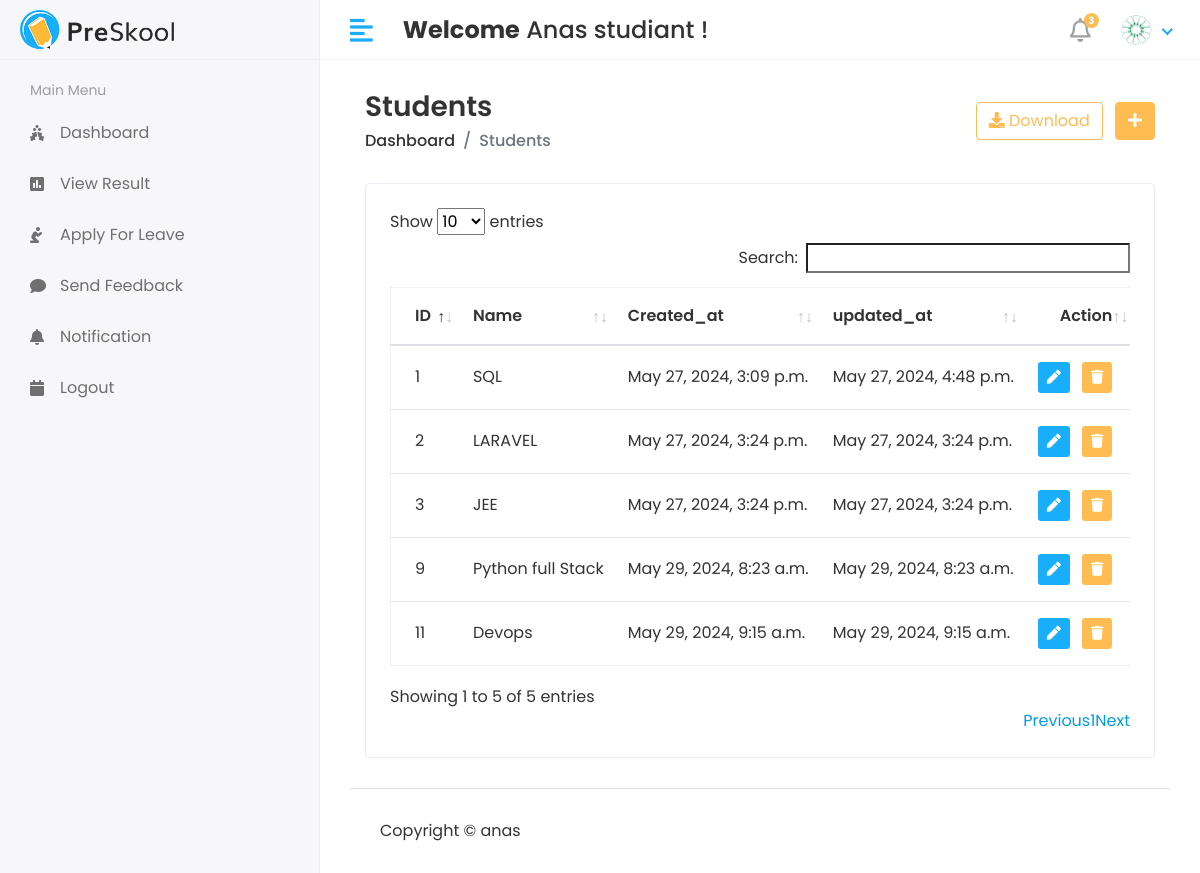
/Hod/Course/View (signed in), run on the app's committed database.
### app/models.py (models this page shows, shortened)
class CustomUser(AbstractUser):
    USER = (
        (1,'HOD'),
        (2,'STAFF'),
        (3,'STUDENT'),
    )
    user_type = models.CharField(choices=USER,max_length=50,default=1)
    profile_pic = models.ImageField(upload_to='media/profile_pic')

class Course(models.Model):
    name = models.CharField(max_length=100)
    created_at = models.DateTimeField(auto_now_add=True)
    updated_at = models.DateTimeField(auto_now=True)

### student_management_system/Hod_Views.py (the view)
# urls.py: path('Hod/Course/View',Hod_Views.VIEW_COURSE,name='view_course'),
@login_required(login_url='/')
def VIEW_COURSE(request):
    course = Course.objects.all()
    context = {
        'course':course,
    }
    return render(request,'Hod/view_course.html',context)

### templates/Hod/view_course.html (shortened to what this page needs)
{% extends 'base.html' %}
{% block content %}
{% load static %}
<div class="content container-fluid">
   <div class="page-header">
      <div class="row align-items-center">
         <div class="col">
            <h3 class="page-title">Students</h3>
            <ul class="breadcrumb">
               <li class="breadcrumb-item"><a href="index.html">Dashboard</a></li>
               <li class="breadcrumb-item active">Students</li>
            </ul>
         </div>
         <div class="col-auto text-right float-right ml-auto">
            <a href="#" class="btn btn-outline-primary mr-2"><i class="fas fa-download"></i> Download</a>
            <a href="add-student.html" class="btn btn-primary"><i class="fas fa-plus"></i></a>
         </div>
      </div>
   </div>
   <div class="row">
      <div class="col-sm-12">
         <div class="card card-table">
            <div class="card-body">
               <div class="table-responsive">
                  <table id="table_id" class="table table-hover table-center mb-0">
                     <thead>
                        <tr>
                           <th>ID</th>
                           <th>Name</th>
                           <th>Created_at</th>
                           <th>updated_at</th>
                           <th class="text-right">Action</th>
                        </tr>
                     </thead>
                     <tbody>
                        {% for i in course %}
                        <tr>
                           <td>{{i.id}}</td>
                           <td>{{i.name}}</td>
                           <td>{{i.created_at}}</td>
                           <td>{{i.updated_at}}</td>
                           <td class="text-right">
                              <div class="actions">
                                <a href="{% url 'edit_course' i.id %}" class="btn btn-sm bg-success-light mr-2">
                                    <i class="fas fa-pen"></i>
                                </a>
                                 <a href="{% url 'delete_course' i.id %}" class="btn btn-sm bg-danger-light">
                                 <i class="fas fa-trash"></i>
                                 </a>
                              </div>
                           </td>
                        </tr>
                        {% endfor %}
                     </tbody>
                  </table>
               </div>
            </div>
         </div>
      </div>
   </div>
</div>
{% endblock %}

### templates/base.html (shortened to what this page needs)
<!DOCTYPE html>
<html lang="en">
  {% load static %}
   <head>
      <link rel="stylesheet" href="{% static 'assets/plugins/bootstrap/css/bootstrap.min.css' %}">
      <link rel="stylesheet" href="{% static 'assets/plugins/fontawesome/css/fontawesome.min.css' %}">
      <link rel="stylesheet" href="{% static 'assets/plugins/fontawesome/css/all.min.css' %}">
      <link rel="stylesheet" href="{% static 'assets/css/style.css' %}">
      <link rel="stylesheet" href="{% static 'assets/plugins/datatables/datatables.min.css' %}">
   </head>
   <body>
    <div class="main-wrapper">
            {% include 'includes/header.html' %}
            {% include 'includes/sidebar.html' %}
       <div class="page-wrapper">
        <div class="content container-fluid">
            {% block content %}
            {% endblock %}
            {% include 'includes/footer.html' %}
        </div>
    </div>
 </body>
</html>

### templates/includes/header.html (shortened to what this page needs)
{% load static %}
<div class="header">
    <div class="header-left">
       <a href="index.html" class="logo">
       <img src="{% static 'assets/img/logo.png' %}" alt="Logo">
       </a>
    </div>
    <a href="javascript:void(0);" id="toggle_btn">
    <i class="fas fa-align-left"></i>
    </a>
    <div class="top-nav-search mt-3">
      <h4><strong>Welcome</strong>&nbsp;<span>{{user.first_name}} {{user.last_name}}</span>&nbsp;!</h4>
    </div>
    <ul class="nav user-menu">
       <li class="nav-item dropdown noti-dropdown">
          <a href="#" class="dropdown-toggle nav-link" data-toggle="dropdown">
          <i class="far fa-bell"></i> <span class="badge badge-pill">3</span>
          </a>
       </li>
       <li class="nav-item dropdown has-arrow">
            <a href="#" class="dropdown-toggle nav-link" data-toggle="dropdown">
                    {% if user.profile_pic == "" %}
                    <span class="user-img"><img class="rounded-circle" src="{% static 'assets/img/noimg.jpg' %}" width="31" alt="Ryan Taylor"></span>
                    {% else %}
                <span class="user-img"><img class="rounded-circle" src="/{{user.profile_pic}}" width="31" alt="Ryan Taylor"></span>
                    {% endif %}
            </a>
       </li>
    </ul>
 </div>

### templates/includes/sidebar.html (shortened to what this page needs)
{% load active_link_tags %}
<div class="sidebar" id="sidebar">
    <div class="sidebar-inner slimscroll">
       <div id="sidebar-menu" class="sidebar-menu">
         {% if user.user_type == '1' %}
          <ul>
             <li class="menu-title">
                <span>Main Menu</span>
             </li>
                <li class="{% active_link 'hod_home' 'active' %}">
                    <a href="{% url 'hod_home' %}"><i class="fas fa-holly-berry"></i> <span>Dashboard</span></a>
                 </li>
             <li class="submenu {% active_link 'add_student' 'active' %} {% active_link 'view_student' 'active' %}">
                <a href="#"><i class="fas fa-user-graduate"></i> <span> Students</span> <span class="menu-arrow"></span></a>
                <ul>
                   <li><a href="{% url 'add_student' %}">Add Student </a></li>
                   <li><a href="{% url 'view_student' %}">View Student</a></li>
                </ul>
             </li>
             <li class="submenu {% active_link 'add_staff' 'active' %} {% active_link 'view_staff' 'active' %}">
                <a href="#"><i class="fas fa-chalkboard-teacher"></i> <span> Staff</span> <span class="menu-arrow"></span></a>
                <ul>
                   <li><a href="{% url 'add_staff' %}">Add Staff</a></li>
                   <li><a href="{% url 'view_staff' %}">View Staff</a></li>
                </ul>
             </li>
             <li class="submenu {% active_link 'add_course' 'active' %} {% active_link 'view_course' 'active' %}">
               <a href="#"><i class="fa fa-graduation-cap"></i> <span> Course</span> <span class="menu-arrow"></span></a>
               <ul>
                  <li><a href="{% url 'add_course' %}">Add Course</a></li>
                  <li><a href="{% url 'view_course' %}">View Course</a></li>
               </ul>
            </li>
             <li class="submenu {% active_link 'add_subject' 'active' %} {% active_link 'view_subject' 'active' %}">
                <a href="#"><i class="fas fa-book-reader"></i> <span> Subjects</span> <span class="menu-arrow"></span></a>
                <ul>
                   <li><a href="{% url 'add_subject' %}">Add Subject</a></li>
                   <li><a href="{% url 'view_subject' %}">View Subject</a></li>
                </ul>
             </li>
             <li class="submenu {% active_link 'add_session' 'active' %} {% active_link 'view_session' 'active' %}">
                <a href="#"><i class="fa fa-clock"></i> <span> Session</span> <span class="menu-arrow"></span></a>
                <ul>
                   <li><a href="{% url 'add_session' %}">Add Session</a></li>
                   <li><a href="{% url 'view_session' %}">View Session</a></li>
                </ul>
             </li>
             <li class="{% active_link 'staff_send_notification' 'active' %}">
               <a href="{% url 'staff_send_notification' %}"><i class="fa fa-bell"></i> <span>Send Staff Notification</span></a>
            </li>
             <li class="{% active_link 'student_send_notification' 'active' %}">
                <a href="{% url 'student_send_notification' %}"><i class="fa fa-bell"></i> <span>Send Student Notification</span></a>
             </li>
             <li class="{% active_link 'staff_feedback_reply' 'active' %}">
                <a href="{% url 'staff_feedback_reply' %}"><i class="fas fa-comments"></i> <span>Staff Feedback</span></a>
             </li>
             <li>
                <a href="{% url 'get_student_feedback' %}"><i class="fas fa-comments"></i> <span>Student Feedback</span></a>
             </li>
             <li>
                <a href="{% url 'staff_leave_view' %}"><i class="fas fa-envelope"></i> <span>Staff Leave</span></a>
             </li>
             <li>
                <a href="{% url 'student_leave_view' %}"><i class="fas fa-envelope"></i> <span>Student Leave</span></a>
             </li>
             <li>
                <a href="{% url 'logout' %}"><i class="fas fa-sign-out-alt"></i> <span>Logout</span></a>
             </li>
          </ul>
          {% else %}
          <ul>
            <li class="menu-title">
               <span>Main Menu</span>
            </li>
            <li class="{% active_link 'student_home' 'active' %}">
                <a href="{% url 'student_home' %}"><i class="fas fa-holly-berry"></i> <span>Dashboard</span></a>
            </li>
            <li class="">
               <a href="{% url 'view_result' %}"><i class="fa fa-poll" aria-hidden="true"></i><span>View Result</span></a>
            </li>
            <li class="">
               <a href="{% url 'student_leave' %}"><i class="fa fa-pray" aria-hidden="true"></i><span>Apply For Leave</span></a>
            </li>
            <li class="">
               <a href="{% url 'student_feedback' %}"><i class="fas fa-comment" aria-hidden="true"></i><span>Send Feedback</span></a>
            </li>
            <li class="">
               <a href="{% url 'student_notification' %}"><i class="fas fa-bell" aria-hidden="true"></i><span>Notification</span></a>
            </li>
            <li class="">
               <a href="{% url 'logout' %}"><i class="fa fa-calendar" aria-hidden="true"></i><span>Logout</span></a>
            </li>
         </ul>
          {% endif %}
       </div>
    </div>
 </div>

### templates/includes/footer.html
<footer>
    <p>Copyright © anas</p>
</footer>

### data on the page
CustomUser: first_name "Anas", last_name "studiant", profile_pic (picture)
Course: id "1", name "SQL", created_at "May 27, 2024, 3:09 p.m.", updated_at "May 27, 2024, 4:48 p.m."
Course: id "2", name "LARAVEL", created_at "May 27, 2024, 3:24 p.m.", updated_at "May 27, 2024, 3:24 p.m."
Course: id "3", name "JEE", created_at "May 27, 2024, 3:24 p.m.", updated_at "May 27, 2024, 3:24 p.m."
Course: id "9", name "Python full Stack", created_at "May 29, 2024, 8:23 a.m.", updated_at "May 29, 2024, 8:23 a.m."
Course: id "11", name "Devops", created_at "May 29, 2024, 9:15 a.m.", updated_at "May 29, 2024, 9:15 a.m."
